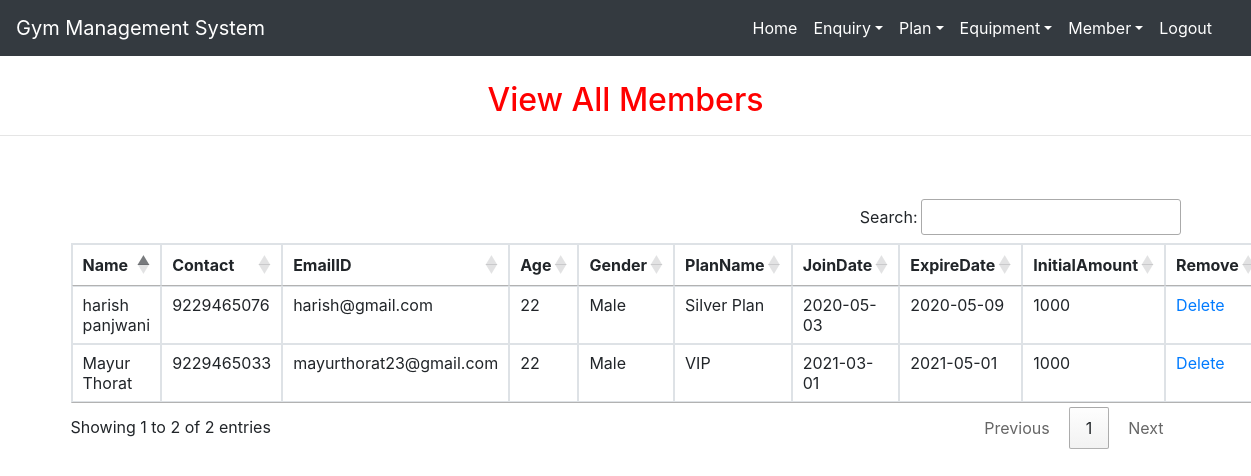
Page /view_member (signed in) on the committed database.
### gym/models.py (models this page shows, shortened)
class Member(models.Model):
    name = models.CharField(max_length=50)
    contact = models.CharField(max_length=15)
    emailid = models.CharField(max_length=50)
    age = models.CharField(max_length=30)
    gender = models.CharField(max_length=20)
    plan = models.CharField(max_length=50)
    joindate = models.CharField(max_length=50)
    expiredate = models.CharField(max_length=50)
    initialamount = models.CharField(max_length=20)

### gym/views.py (the view)
# urls.py: path('view_member', View_Member, name='view_member'),
def View_Member(request):
    if not request.user.is_authenticated:
        return redirect('login')
    member = Member.objects.all()
    d = {'member': member}
    return render(request,'view_member.html', d)

### gym/templates/view_member.html
{% extends 'navigationbar.html' %}
{% block body %}
<center><h2 style="color:red;margin-top:2%">View All Members</h2></center><hr>
<div class="container" style="margin-top:5%">
<table class="table table-bordered" id="example">
  <thead>
  <tr>
    <th>Name</th>
      <th>Contact</th>
    <th>EmailID</th>
        <th>Age</th>
      <th>Gender</th>
      <th>PlanName</th>
    <th>JoinDate</th>
      <th>ExpireDate</th>
      <th>InitialAmount</th>
    <th>Remove</th>
  </tr>
  </thead>
   <tbody>
    {% for i in member %}
  <tr>
    <td>{{i.name}}</td>
      <td>{{i.contact}}</td>
      <td>{{i.emailid}}</td>
<td>{{i.age}}</td>
        <td>{{i.gender}}</td>
      <td>{{i.plan}}</td>
      <td>{{i.joindate}}</td>
<td>{{i.expiredate}}</td>
 <td>{{i.initialamount}}</td>
<td><a href="{% url 'delete_member' i.id %}" onclick="return confirm('Are you sure?')">
  Delete</a></td>
  </tr>
    {% endfor %}
    </tbody>
</table>
 </div>
{% endblock %}

### gym/static/css/mystyle.css (style rules this page uses)
h2 { color:blue }

### rows in the picture
Member: name "harish panjwani", contact "9229465076", emailid "harish@gmail.com", age "22", gender "Male", plan "Silver Plan", joindate "2020-05-03", expiredate "2020-05-09", initialamount "1000"
Member: name "Mayur Thorat", contact "9229465033", emailid "mayurthorat23@gmail.com", age "22", gender "Male", plan "VIP", joindate "2021-03-01", expiredate "2021-05-01", initialamount "1000"
